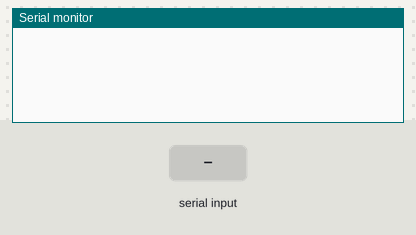
This sketch was run on a simulated Arduino Uno, built with avr-gcc and run on an emulated ATmega328P. On the bench: the last lines printed to the serial monitor. The inputs (shaded band) are chosen by the test bench.

Above: at 1.2 s.
1.3 s: "90,45,200\n" received over Serial
At 1.85 s:
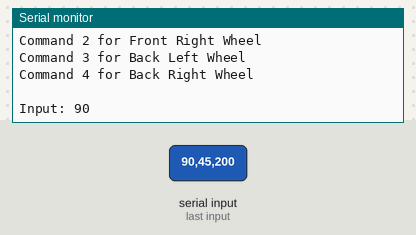
3.0 s: "1\n" received over Serial
At 4.0 s:
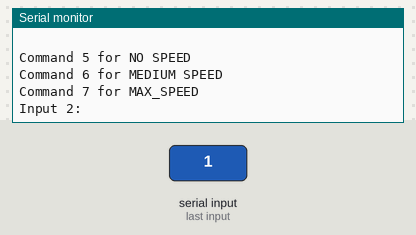
Timing chart, 0 to 6.0 s (numbered marks = the images above; inputs shaded):
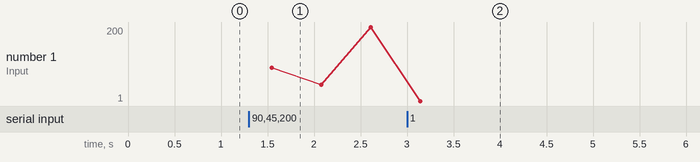

Measured:
- after the input at 1.3 s, the serial monitor: prints a new line after 0.20 s (image 1)
- after the input at 3.0 s, the serial monitor: prints a new line after 0.14 s (image 2)

The sketch:

i2c_code.ino
```cpp
//MASTER BOARD CODE
#include <Wire.h>

int NO_SPEED = 0;
int MED_SPEED = 128;
int MAX_SPEED = 255;


char slave_id[4] = {0x08, 0x10, 0x20, 0x40}; //slave IDs
char assign = 0x00;
int input = 0;
int input_2 = 0;

void messageOne(){ //Wheel selection menu
    Serial.println("Select wheel with the following options: ");
    Serial.println(" ");
    Serial.println("Command 1 for Front Left Wheel");
    Serial.println("Command 2 for Front Right Wheel");
    Serial.println("Command 3 for Back Left Wheel");
    Serial.println("Command 4 for Back Right Wheel");
    Serial.println(" ");
    Serial.print("Input: ");
}

void messageTwo(){ //Speed menu selection
  Serial.println("Set speed num with the following options: ");
  Serial.println(" ");
  Serial.println("Command 5 for NO SPEED");
  Serial.println("Command 6 for MEDIUM SPEED");
  Serial.println("Command 7 for MAX_SPEED");
}

void setup()
{
  Wire.begin(); // Start I2C Bus as Master
  messageOne();
  Serial.begin(38400);
}

void assignWheel(int input_1){
  if(input_1 == 1){ //Front left wheel
    assign = slave_id[0];
   // assignSpeed(assign);
    if(Serial.available()){
        messageTwo();
        Serial.print("Input 2: ");
        input_2 = Serial.parseInt();
        Serial.println(input_2);

      if (input_2 == 5){
        Wire.beginTransmission(assign);
        Wire.write(NO_SPEED);
        Serial.println("Wheel set to no speed");
        Wire.endTransmission();
       // Serial.println("Wheel set to no speed");
      }
      else if (input_2 == 6){
        Wire.beginTransmission(assign);
        Wire.write(MED_SPEED);
        Serial.println("Wheel set to medium speed");
        Wire.endTransmission();
        //Serial.println("Wheel set to medium speed");
      }
      else if (input_2 == 7){
        Wire.beginTransmission(assign);
        Wire.write(MAX_SPEED);
        Serial.println("Wheel set to maximum speed");
        Wire.endTransmission();
       // Serial.println("Wheel set to maximum speed");
      }
    }
  }

  else if(input_1 == 2){ //Front right wheel
    assign = slave_id[1];
    //assignSpeed(assign);
    if(Serial.available()){
        messageTwo();
        Serial.print("Input 2: ");
        input_2 = Serial.parseInt();
        Serial.println(input_2);

      if (input_2 == 5){
        Wire.beginTransmission(assign);
        Wire.write(NO_SPEED);
        Serial.println("Wheel set to no speed");
        Wire.endTransmission();
      }
      else if (input_2 == 6){
        Wire.beginTransmission(assign);
        Wire.write(MED_SPEED);
        Serial.println("Wheel set to medium speed");
        Wire.endTransmission();
      }
      else if (input_2 == 7){
        Wire.beginTransmission(assign);
        Wire.write(MAX_SPEED);
        Serial.println("Wheel set to maximum speed");
        Wire.endTransmission();
      }
    }

  }
  else if(input_1 == 3){ // Back left wheel
    assign = slave_id[2];
    //assignSpeed(assign);
    if(Serial.available()){
        messageTwo();
        Serial.print("Input 2: ");
        input_2 = Serial.parseInt();
        Serial.println(input_2);

      if (input_2 == 5){
        Wire.beginTransmission(assign);
        Wire.write(NO_SPEED);
        Serial.println("Wheel set to no speed");
        Wire.endTransmission();
      }
      else if (input_2 == 6){
        Wire.beginTransmission(assign);
        Wire.write(MED_SPEED);
        Serial.println("Wheel set to medium speed");
        Wire.endTransmission();
      }
      else if (input_2 == 7){
        Wire.beginTransmission(assign);
        Wire.write(MAX_SPEED);
        Serial.println("Wheel set to maximum speed");
        Wire.endTransmission();
      }
    }
  }
  else if(input_1 == 4){ // Back right wheel
    assign = slave_id[3];
    //assignSpeed(assign);
    if(Serial.available()){
        messageTwo();
        Serial.print("Input 2: ");
        input_2 = Serial.parseInt();
        Serial.println(input_2);

      if (input_2 == 5){
        Wire.beginTransmission(assign);
        Wire.write(NO_SPEED);
        Serial.println("Wheel set to no speed");
        Wire.endTransmission();
      }
      else if (input_2 == 6){
        Wire.beginTransmission(assign);
        Wire.write(MED_SPEED);
        Serial.println("Wheel set to medium speed");
        Wire.endTransmission();
      }
      else if (input_2 == 7){
        Wire.beginTransmission(assign);
        Wire.write(MAX_SPEED);
        Serial.println("Wheel set to maximum speed");
        Wire.endTransmission();
      }
    }

  }

}

void loop()
{
  if(Serial.available()){
    messageOne();
    input = Serial.parseInt();
    Serial.println(input);
    assignWheel(input);
  }

  delay(500);
}


/*
 // --------------------------------------
// i2c_scanner for checking purposes
//
// Version 1
//    This program (or code that looks like it)
//    can be found in many places.
//    For example on the Arduino.cc forum.
//    The original author is not know.
// Version 2, Juni 2012, Using Arduino 1.0.1
//     Adapted to be as simple as possible by Arduino.cc user Krodal
// Version 3, Feb 26  2013
//    V3 by louarnold
// Version 4, March 3, 2013, Using Arduino 1.0.3
//    by Arduino.cc user Krodal.
//    Changes by louarnold removed.
//    Scanning addresses changed from 0...127 to 1...119,
//    according to the i2c scanner by Nick Gammon
//    http://www.gammon.com.au/forum/?id=10896
// Version 5, March 28, 2013
//    As version 4, but address scans now to 127.
//    A sensor seems to use address 120.
// Version 6, November 27, 2015.
//    Added waiting for the Leonardo serial communication.
//
//
// This sketch tests the standard 7-bit addresses
// Devices with higher bit address might not be seen properly.
//

#include <Wire.h>


void setup()
{
  Wire.begin();

  Serial.begin(9600);
  while (!Serial);             // Leonardo: wait for serial monitor
  Serial.println("\nI2C Scanner");
}


void loop()
{
  byte error, address;
  int nDevices;

  Serial.println("Scanning...");

  nDevices = 0;
  for(address = 1; address < 127; address++ )
  {
    // The i2c_scanner uses the return value of
    // the Write.endTransmisstion to see if
    // a device did acknowledge to the address.
    Wire.beginTransmission(address);
    error = Wire.endTransmission();

    if (error == 0)
    {
      Serial.print("I2C device found at address 0x");
      if (address<16)
        Serial.print("0");
      Serial.print(address,HEX);
      Serial.println("  !");

      nDevices++;
    }
    else if (error==4)
    {
      Serial.print("Unknown error at address 0x");
      if (address<16)
        Serial.print("0");
      Serial.println(address,HEX);
    }
  }
  if (nDevices == 0)
    Serial.println("No I2C devices found\n");
  else
    Serial.println("done\n");

  delay(5000);           // wait 5 seconds for next scan
}*/
```
